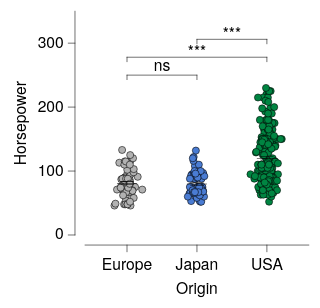

Here is the Vega-Lite specification saved for this chart:
### Vega-Lite specification from a JSON file in a GitHub repository (floating-point values rounded to 4 significant figures; data arrays with more than 128 entries replaced by an {"elided": "..."} marker saying what was removed)
{"background": null, "config": {"arc": {"fill": "#DBDBDB", "fillOpacity": 1.0, "innerRadius": 25.0, "padAngle": 0.03, "stroke": "black", "strokeOpacity": 1, "strokeWidth": 0.25}, "area": {"fill": "#DBDBDB", "fillOpacity": 1.0, "stroke": "black", "strokeOpacity": 1, "strokeWidth": 0.25}, "axis": {"domain": true, "domainCap": "round", "domainColor": "black", "domainWidth": 0.25, "grid": false, "gridCap": "round", "gridColor": "#F1F1F1", "gridDash": [0, 0], "gridOpacity": 1.0, "gridWidth": 0.25, "labelColor": "black", "labelFont": "Helvetica Neue, HelveticaNeue, Helvetica, Arial, sans-serif", "labelFontSize": 7, "labelFontStyle": "normal", "labelFontWeight": 400, "offset": 4.5, "ticks": true, "tickCap": "round", "tickColor": "black", "tickRound": false, "tickSize": 3, "tickWidth": 0.25, "titleColor": "black", "titleFont": "Helvetica Neue, HelveticaNeue, Helvetica, Arial, sans-serif", "titleFontSize": 7, "titleFontStyle": "normal", "titleFontWeight": 400}, "axisX": {"domain": true, "labelAlign": "center", "labelAngle": 0, "labels": true, "ticks": true, "translate": 0}, "axisY": {"domain": true, "labelAlign": "right", "labelAngle": 0, "labels": true, "ticks": true, "translate": 0}, "axisRight": {"domain": true, "labelAlign": "left", "labelAngle": 0, "labels": true, "ticks": true, "translate": 0}, "axisTop": {"domain": true, "labelAlign": "center", "labelAngle": 0, "labels": true, "ticks": true, "translate": 0}, "axisBand": {"tickOffset": 0}, "bar": {"fill": "#DBDBDB", "fillOpacity": 1.0, "stroke": "black", "strokeOpacity": 1, "strokeWidth": 0.25}, "boxplot": {"size": 9.0, "ticks": {"cornerRadius": 0.25, "fill": "black", "opacity": 1, "size": 4.5, "thickness": 0.25}, "box": {"fillOpacity": 1.0, "stroke": "black", "strokeOpacity": 1, "strokeWidth": 0.25}, "median": {"cornerRadius": 0, "fill": "black", "fillOpacity": 1.0, "opacity": 1, "size": 9.0, "thickness": 0.25}, "rule": {"fill": "black", "fillOpacity": 1.0, "size": 10.0, "stroke": "black", "strokeDash": [0, 0], "strokeOpacity": 1, "strokeWidth": 0.25}, "outliers": {"color": "black", "fill": "black", "fillOpacity": 1.0, "size": 0, "stroke": "black", "strokeOpacity": 1, "strokeWidth": 0.25}}, "circle": {"fill": "black", "fillOpacity": 1.0, "size": 1.25, "stroke": null, "strokeOpacity": 1, "strokeWidth": 0.25}, "errorband": {"band": {"fillOpacity": 0.6, "stroke": null, "strokeWidth": 0.25, "strokeOpacity": 1}, "borders": {"opacity": 0, "strokeOpacity": 0.25, "strokeWidth": 1}}, "errorbar": {"opacity": 1, "rule": {"strokeDash": [0, 0], "strokeWidth": 0.25}, "ticks": {"color": "black", "cornerRadius": 0.125, "opacity": 1, "size": 6.0, "thickness": 0.25}, "thickness": 0.25}, "font": "Helvetica Neue, HelveticaNeue, Helvetica, Arial, sans-serif", "geoshape": {"fill": "#DBDBDB", "fillOpacity": 1.0, "stroke": "black", "strokeOpacity": 1, "strokeWidth": 0.25}, "header": {"labelColor": "black", "labelFont": "Helvetica Neue, HelveticaNeue, Helvetica, Arial, sans-serif", "labelFontSize": 7, "labelFontStyle": "normal", "labelFontWeight": 400, "titleColor": "black", "titleFont": "Helvetica Neue, HelveticaNeue, Helvetica, Arial, sans-serif", "titleFontSize": 7, "titleFontStyle": "normal", "titleFontWeight": 400, "titlePadding": 0}, "legend": {"disable": false, "offset": 4.5, "titlePadding": 4, "labelOffset": 2, "gradientLabelOffset": 2, "gradientLength": 50.0, "gradientThickness": 5.0, "gradientOpacity": 1.0, "gradientStrokeColor": "black", "gradientStrokeWidth": 0.25, "labelColor": "black", "labelFont": "Helvetica Neue, HelveticaNeue, Helvetica, Arial, sans-serif", "labelFontSize": 7, "labelFontStyle": "normal", "labelFontWeight": 400, "strokeColor": "black", "strokeWidth": 0, "symbolSize": 42, "symbolStrokeColor": "black", "symbolStrokeWidth": 0.25, "titleColor": "black", "titleFont": "Helvetica Neue, HelveticaNeue, Helvetica, Arial, sans-serif", "titleFontSize": 7, "titleFontStyle": "normal", "titleFontWeight": 400}, "line": {"color": "black", "stroke": "black", "strokeCap": "butt", "strokeDash": [0, 0], "strokeOpacity": 1, "strokeWidth": 0.5}, "point": {"filled": true, "fill": "#DBDBDB", "fillOpacity": 1.0, "size": 5.0, "stroke": "black", "strokeOpacity": 1, "strokeWidth": 0.25}, "range": {"category": ["#B2B2B2", "#4A7CD3", "#008542", "#664CAF", "#509F98", "#636363", "#284F93", "#005226", "#382864", "#285753"], "diverging": {"scheme": ["#443E60", "#5F597E", "#7C759B", "#9994B6", "#B7B4CC", "#D6D5DC", "#F6F6F6", "#D1DAD9", "#A4C2BF", "#7AA9A4", "#578E89", "#37736E", "#1B5954"]}, "heatmap": {"scheme": ["#440154", "#472270", "#433E82", "#38598C", "#2C728E", "#238A8D", "#24A086", "#39B578", "#5DC862", "#96D646", "#CAE02D", "#FDE724"]}, "ordinal": {"scheme": ["#F1F1F1", "#DBDBDB", "#C6C6C6", "#B2B2B2", "#9D9D9D", "#898989", "#767676", "#636363", "#515151", "#404040", "#2F2F2F", "#1F1F1F"]}, "ramp": {"scheme": ["#440154", "#472270", "#433E82", "#38598C", "#2C728E", "#238A8D", "#24A086", "#39B578", "#5DC862", "#96D646", "#CAE02D", "#FDE724"]}}, "rule": {"color": "black", "stroke": "black", "strokeCap": "round", "strokeDash": [2, 2], "strokeOpacity": 1, "strokeWidth": 0.25}, "scale": {"barBandPaddingInner": 0.1, "rectBandPaddingInner": 0, "tickBandPaddingInner": 0.1, "bandPaddingOuter": 0.1, "bandWithNestedOffsetPaddingInner": 0.2, "bandWithNestedOffsetPaddingOuter": 0.2, "offsetBandPaddingInner": 0, "offsetBandPaddingOuter": 0, "round": false}, "rect": {"fill": "#DBDBDB", "fillOpacity": 1.0, "stroke": "black", "strokeOpacity": 1, "strokeWidth": 0.25}, "square": {"fill": "#DBDBDB", "fillOpacity": 1.0, "size": 10.0, "stroke": "black", "strokeOpacity": 1, "strokeWidth": 0.25}, "text": {"color": "black", "font": "Helvetica Neue, HelveticaNeue, Helvetica, Arial, sans-serif", "fontSize": 7, "fontStyle": "normal", "fontWeight": 400}, "tick": {"color": "black", "cornerRadius": 0.125, "opacity": 1.0, "size": 9.0, "thickness": 0.25}, "title": {"anchor": "middle", "frame": "group", "color": "black", "font": "Helvetica Neue, HelveticaNeue, Helvetica, Arial, sans-serif", "fontSize": 7, "fontStyle": "normal", "fontWeight": 400, "subtitleColor": "black", "subtitleFont": "Helvetica Neue, HelveticaNeue, Helvetica, Arial, sans-serif", "subtitleFontSize": "Helvetica Neue, HelveticaNeue, Helvetica, Arial, sans-serif", "subtitleFontStyle": "normal", "subtitleFontWeight": 400}, "trail": {"color": "black", "opacity": 1, "size": 0.5}, "view": {"continuousWidth": 100, "continuousHeight": 100, "discreteWidth": 100, "discreteHeight": 100, "fill": null, "stroke": null, "strokeWidth": 0.25}}, "layer": [{"data": {"name": "data-53eecb024a78fdc2be808dcfdc3af7a2"}, "mark": {"type": "circle", "opacity": 1.0, "size": 10.0, "stroke": "black", "strokeOpacity": 1, "strokeWidth": 0.25}, "encoding": {"color": {"field": "Origin", "legend": null, "scale": {"domain": ["Europe", "Japan", "USA"]}, "sort": ["Europe", "Japan", "USA"], "title": null, "type": "nominal"}, "x": {"axis": {}, "field": "Origin", "scale": {"domain": ["Europe", "Japan", "USA"]}, "sort": ["Europe", "Japan", "USA"], "title": "Origin", "type": "nominal"}, "xOffset": {"field": "jitter_x", "scale": {"domain": [-7.33, 7.33], "range": [5.17, 19.83]}, "type": "quantitative"}, "y": {"field": "Horsepower", "title": "Horsepower", "type": "quantitative"}}}, {"data": {"name": "data-6c4882663eaca411296217af4f5e04f9"}, "mark": {"type": "errorbar"}, "encoding": {"x": {"axis": {}, "field": "Origin", "scale": {"domain": ["Europe", "Japan", "USA"]}, "sort": ["Europe", "Japan", "USA"], "title": "Origin", "type": "nominal"}, "y": {"field": "__mean", "title": "Horsepower", "type": "quantitative"}, "yError": {"field": "__error"}}}, {"data": {"name": "data-6c4882663eaca411296217af4f5e04f9"}, "mark": {"type": "tick"}, "encoding": {"x": {"axis": {}, "field": "Origin", "scale": {"domain": ["Europe", "Japan", "USA"]}, "sort": ["Europe", "Japan", "USA"], "title": "Origin", "type": "nominal"}, "y": {"field": "__mean", "title": "Horsepower", "type": "quantitative"}}}, {"layer": [{"layer": [{"data": {"values": [{"x": "Europe", "x2": "Japan", "y": 250.0, "__dysonsphere__": 1}]}, "mark": {"type": "rule", "strokeCap": "round", "strokeDash": [0, 0], "strokeWidth": 0.25}, "encoding": {"x": {"field": "x", "type": "nominal"}, "x2": {"field": "x2"}, "y": {"field": "y", "type": "quantitative"}}}, {"data": {"values": [{"x": "Europe", "y": 250.0, "y2": 250.0, "__dysonsphere__": 1}]}, "mark": {"type": "rule", "strokeCap": "round", "strokeDash": [0, 0], "strokeWidth": 0.25, "y2Offset": 2.0}, "encoding": {"x": {"field": "x", "type": "nominal"}, "y": {"field": "y", "type": "quantitative"}, "y2": {"field": "y2"}}}, {"data": {"values": [{"x": "Japan", "y": 250.0, "y2": 250.0, "__dysonsphere__": 1}]}, "mark": {"type": "rule", "strokeCap": "round", "strokeDash": [0, 0], "strokeWidth": 0.25, "y2Offset": 2.0}, "encoding": {"x": {"field": "x", "type": "nominal"}, "y": {"field": "y", "type": "quantitative"}, "y2": {"field": "y2"}}}, {"data": {"values": [{"y": 250.0, "label": "ns", "__dysonsphere__": 1}]}, "mark": {"type": "text", "align": "center", "dy": -4.0, "fontSize": 7}, "encoding": {"text": {"field": "label", "type": "nominal"}, "x": {"value": 34.38}, "y": {"field": "y", "type": "quantitative"}}}]}, {"layer": [{"data": {"values": [{"x": "Europe", "x2": "USA", "y": 278.0, "__dysonsphere__": 1}]}, "mark": {"type": "rule", "strokeCap": "round", "strokeDash": [0, 0], "strokeWidth": 0.25}, "encoding": {"x": {"field": "x", "type": "nominal"}, "x2": {"field": "x2"}, "y": {"field": "y", "type": "quantitative"}}}, {"data": {"values": [{"x": "Europe", "y": 278.0, "y2": 278.0, "__dysonsphere__": 1}]}, "mark": {"type": "rule", "strokeCap": "round", "strokeDash": [0, 0], "strokeWidth": 0.25, "y2Offset": 2.0}, "encoding": {"x": {"field": "x", "type": "nominal"}, "y": {"field": "y", "type": "quantitative"}, "y2": {"field": "y2"}}}, {"data": {"values": [{"x": "USA", "y": 278.0, "y2": 278.0, "__dysonsphere__": 1}]}, "mark": {"type": "rule", "strokeCap": "round", "strokeDash": [0, 0], "strokeWidth": 0.25, "y2Offset": 2.0}, "encoding": {"x": {"field": "x", "type": "nominal"}, "y": {"field": "y", "type": "quantitative"}, "y2": {"field": "y2"}}}, {"data": {"values": [{"y": 278.0, "label": "***", "__dysonsphere__": 1}]}, "mark": {"type": "text", "align": "center", "dy": -2.0, "fontSize": 7}, "encoding": {"text": {"field": "label", "type": "nominal"}, "x": {"value": 50.0}, "y": {"field": "y", "type": "quantitative"}}}]}, {"layer": [{"data": {"values": [{"x": "Japan", "x2": "USA", "y": 306.0, "__dysonsphere__": 1}]}, "mark": {"type": "rule", "strokeCap": "round", "strokeDash": [0, 0], "strokeWidth": 0.25}, "encoding": {"x": {"field": "x", "type": "nominal"}, "x2": {"field": "x2"}, "y": {"field": "y", "type": "quantitative"}}}, {"data": {"values": [{"x": "Japan", "y": 306.0, "y2": 306.0, "__dysonsphere__": 1}]}, "mark": {"type": "rule", "strokeCap": "round", "strokeDash": [0, 0], "strokeWidth": 0.25, "y2Offset": 2.0}, "encoding": {"x": {"field": "x", "type": "nominal"}, "y": {"field": "y", "type": "quantitative"}, "y2": {"field": "y2"}}}, {"data": {"values": [{"x": "USA", "y": 306.0, "y2": 306.0, "__dysonsphere__": 1}]}, "mark": {"type": "rule", "strokeCap": "round", "strokeDash": [0, 0], "strokeWidth": 0.25, "y2Offset": 2.0}, "encoding": {"x": {"field": "x", "type": "nominal"}, "y": {"field": "y", "type": "quantitative"}, "y2": {"field": "y2"}}}, {"data": {"values": [{"y": 306.0, "label": "***", "__dysonsphere__": 1}]}, "mark": {"type": "text", "align": "center", "dy": -2.0, "fontSize": 7}, "encoding": {"text": {"field": "label", "type": "nominal"}, "x": {"value": 65.62}, "y": {"field": "y", "type": "quantitative"}}}]}], "name": "__dysonsphere_449ca61caacbe53b_1"}], "$schema": "https://vega.github.io/schema/vega-lite/v6.4.1.json", "datasets": {"data-53eecb024a78fdc2be808dcfdc3af7a2": {"elided": "400 records"}, "data-6c4882663eaca411296217af4f5e04f9": [{"Origin": "USA", "__mean": 119.9, "__error": 2.529, "__dysonsphere__": 1}, {"Origin": "Europe", "__mean": 81.0, "__error": 2.47, "__dysonsphere__": 1}, {"Origin": "Japan", "__mean": 79.84, "__error": 2.005, "__dysonsphere__": 1}]}}
